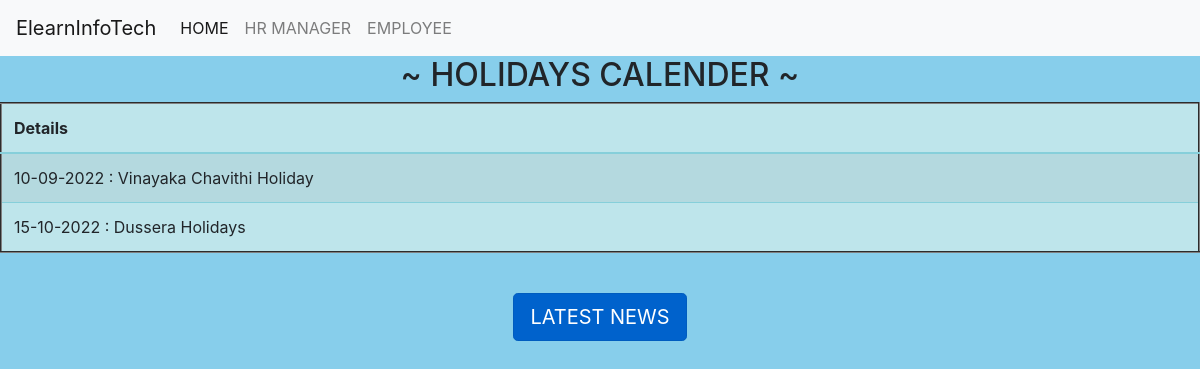
The page /cal/ on the database its author committed.
### app1/models.py (models this page shows)
class holidaydata(models.Model):
	Holidays = models.TextField(max_length=1000)

### app1/views.py (the view)
# urls.py: path('cal/', views.calender_view),
def calender_view(request):
	holidays=holidaydata.objects.all()
	return render(request,'app1/calendar.html',{'h':holidays})

### templates/app1/calendar.html (shortened to what this page needs)
{% extends "app1/home.html" %}
{% block body_block %}
<center>
	<h2> ~ HOLIDAYS CALENDER ~ </h2>
<table class="table table-info table-striped" border="2px">
	<thead>
		<th>Details</th>
	</thead>
  {% for i in h %}
<tr>
	<td>{{i.Holidays}}</td>
</tr>
 {% endfor %}
</table>
<br>
<a href="/news" class="btn btn-primary btn-lg active" role="button" aria-pressed="true">  LATEST NEWS  </a>
</center>
{% endblock %}

### static/css/style.css (style rules this page uses)
body { background: skyblue; }

### rows shown on the page
holidaydata: Holidays "10-09-2022 : Vinayaka Chavithi Holiday"
holidaydata: Holidays "15-10-2022 : Dussera Holidays"
